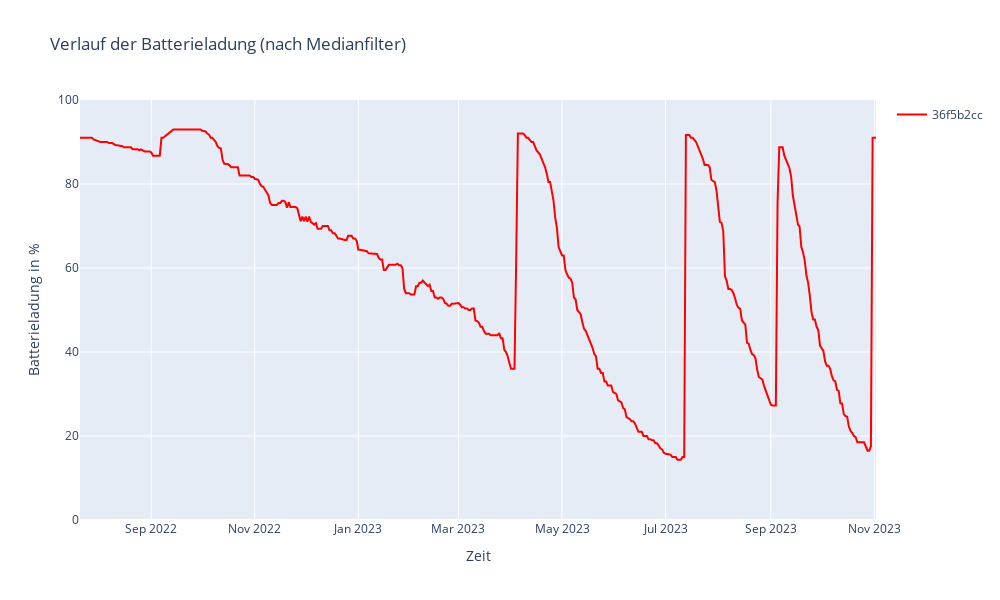

The code cell stored with this chart in its notebook:
### Code cell
df_median_smoothed = prep_data.smooth_df_using_median(df_daily_mean, window=5)
plots.plot_device(df_median_smoothed, DEV, color="#F00", title="Verlauf der Batterieladung (nach Medianfilter)")

### Figure 1 — Plotly figure (JSON) as saved in the notebook; plotly's stock layout.template omitted (floating-point values rounded to 4 significant figures; data arrays with more than 128 entries replaced by an {"elided": "..."} marker saying what was removed)
{"data": [{"marker": {"color": "#F00"}, "mode": "lines", "name": "36f5b2cc", "type": "scatter", "x": {"elided": "447 str values"}, "y": {"elided": "447 float values"}}], "layout": {"height": 600, "showlegend": true, "title": {"text": "Verlauf der Batterieladung (nach Medianfilter)"}, "width": 1000, "xaxis": {"title": {"text": "Zeit"}}, "yaxis": {"range": [0, 100], "title": {"text": "Batterieladung in %"}}}}
